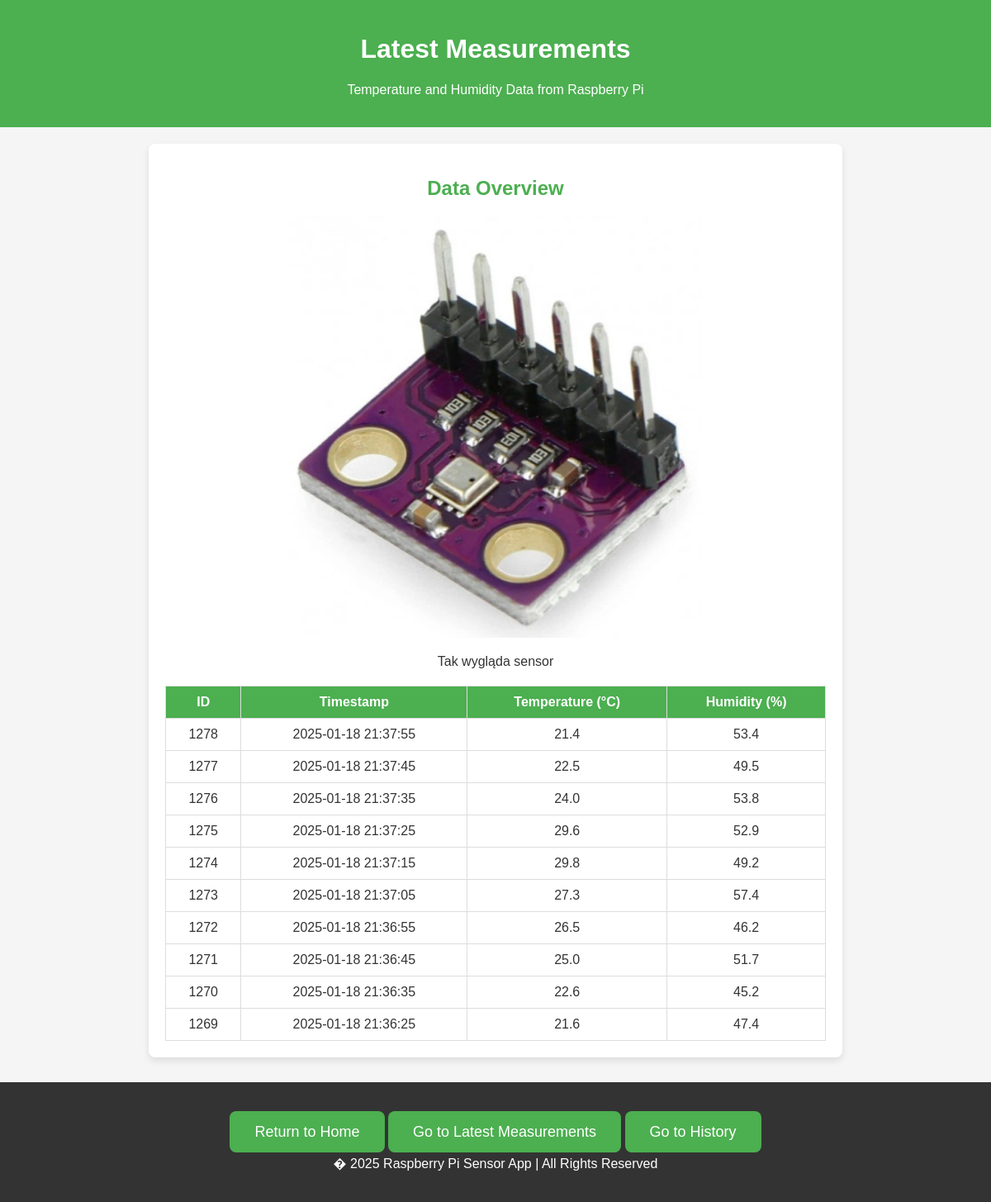
Page /measurements_page on the earlier database version.
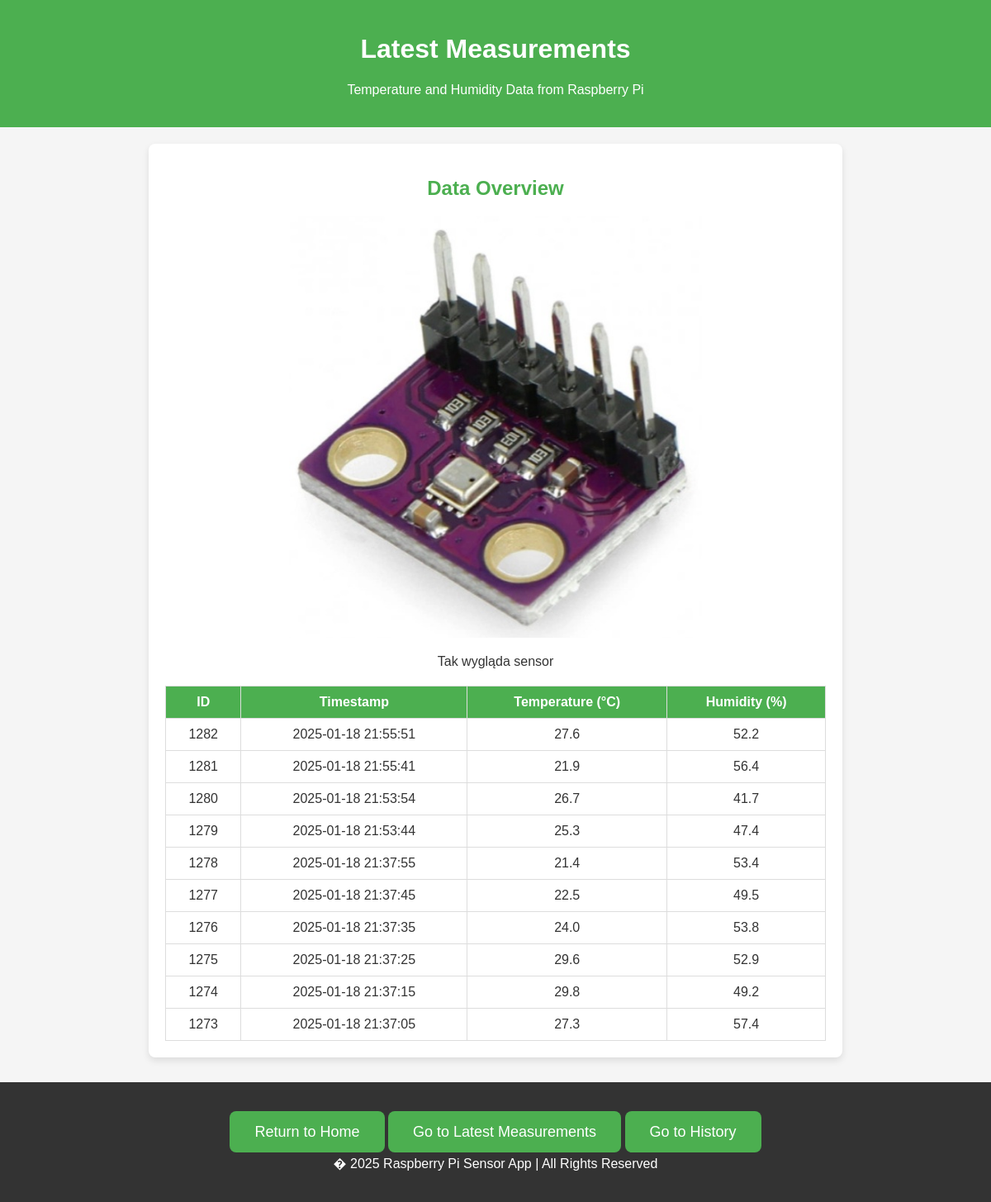
Same page on the later database version.
### tables this page shows
CREATE TABLE weather_control (
            id INTEGER PRIMARY KEY AUTOINCREMENT,
            timestamp DATETIME DEFAULT CURRENT_TIMESTAMP,
            temperature REAL,
            humidity REAL
        );

### app.py (the view)
@app.route('/measurements_page')
def measurements_page():
    conn = sqlite3.connect(db_path)
    cursor = conn.cursor()
    cursor.execute("""SELECT * FROM weather_control
                   ORDER BY timestamp DESC LIMIT 10""")
    measurements = cursor.fetchall()
    conn.close()
    return render_template('measurements.html', measurements=measurements)

### templates/measurements.html (shortened to what this page needs)
<!DOCTYPE html>
<html lang="en">
<head>
    <link rel="stylesheet" href="static/css/index.css">
</head>
<body>
    <header>
        <h1 class="welcome-msg">Latest Measurements</h1>
        <p>Temperature and Humidity Data from Raspberry Pi</p>
    </header>
    <div class="container">
        <h2>Data Overview</h2>
        <div class="image-container">
            <img src="static/images/weather.jpg" alt="Weather detector" class="resized-image">
            <p>Tak wygląda sensor</p>
        </div>
        <table>
            <thead>
                <tr>
                    <th>ID</th>
                    <th>Timestamp</th>
                    <th>Temperature (&deg;C)</th>
                    <th>Humidity (%)</th>
                </tr>
            </thead>
            <tbody>
                {% for measurement in measurements %}
                    <tr>
                        <td>{{ measurement[0] }}</td>
                        <td>{{ measurement[1] }}</td>
                        <td>{{ measurement[2] }}</td>
                        <td>{{ measurement[3] }}</td>
                    </tr>
                {% endfor %}
            </tbody>
        </table>
    </div>
    <footer>
        <div class="cta">
            <a href="/" class="button">Return to Home</a>
            <a href="/measurements_page" class="button">Go to Latest Measurements</a>
            <a href="/history_page" class="button">Go to History</a>
        </div>
        <p>� 2025 Raspberry Pi Sensor App | All Rights Reserved</p>
    </footer>
</body>
</html>

### static/css/index.css (style rules this page uses)
body { font-family: Arial, sans-serif; margin: 0; padding: 0; background: #f5f5f5; color: #333; }
header { background: #4CAF50; color: white; padding: 20px 0; text-align: center; }
h1, h2 { color: #4CAF50; text-align: center; }
table { width: 100%; border-collapse: collapse; margin-top: 20px; }
table, th, td { border: 1px solid #ddd; }
th, td { padding: 10px; text-align: center; }
th { background: #4CAF50; color: white; }
.cta { text-align: center; margin-top: 30px; }
.cta a { background: #4CAF50; color: white; text-decoration: none; padding: 15px 30px; border-radius: 8px; font-size: 18px; }
.welcome-msg { color: white; font-size: 2rem; font-weight: bold; }
.container { max-width: 800px; margin: 20px auto; padding: 20px; background: white; border-radius: 8px; box-shadow: 0 4px 8px rgba(0, 0, 0, 0.1); }
footer { text-align: center; padding: 20px 0; background: #333; color: white; margin-top: 30px; }
.image-container { text-align: center; }
.resized-image { width: 100%; max-width: 500px; height: auto; }

Differences in the rows shown:
no longer on this page (row unchanged): weather_control: id "1272", timestamp "2025-01-18 21:36:55", temperature "26.5", humidity "46.2"
no longer on this page (row unchanged): weather_control: id "1271", timestamp "2025-01-18 21:36:45", temperature "25.0", humidity "51.7"
no longer on this page (row unchanged): weather_control: id "1270", timestamp "2025-01-18 21:36:35", temperature "22.6", humidity "45.2"
no longer on this page (row unchanged): weather_control: id "1269", timestamp "2025-01-18 21:36:25", temperature "21.6", humidity "47.4"
added weather_control: id "1282", timestamp "2025-01-18 21:55:51", temperature "27.6", humidity "52.2"
added weather_control: id "1281", timestamp "2025-01-18 21:55:41", temperature "21.9", humidity "56.4"
added weather_control: id "1280", timestamp "2025-01-18 21:53:54", temperature "26.7", humidity "41.7"
added weather_control: id "1279", timestamp "2025-01-18 21:53:44", temperature "25.3", humidity "47.4"
